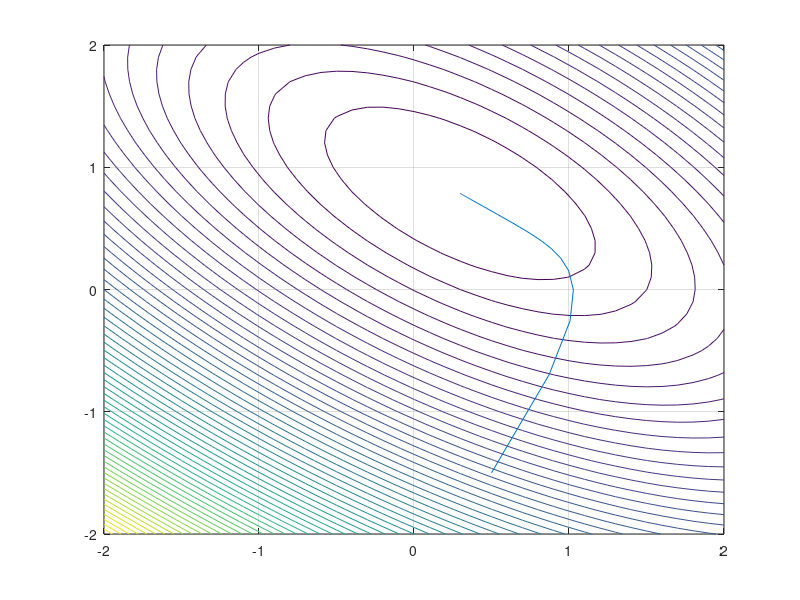

Reproduce this figure in MATLAB.
% Illustrate SDA with data from prob 2 in HW 1

% From prob 2 in HW 1
X = [1 5 2; 6 3 1]';
d = [5 4 1]';

Rx = X'*X;
Rxd = X'*d;
Rdd = d'*d;

% Compute error surface in [-2,2]x[-2,2]
w0 = -2:0.1:2;
Nw0 = length(w0);
err = zeros(Nw0, Nw0);
for x=1:Nw0,
    for y=1:Nw0,
        w = [w0(x),w0(y)];
        err(y,x) = w*Rx*w' - 2*Rxd'*w' + Rdd; % row for y, col for x
    end
end
contour(w0,w0,err, 28*2); grid on; % contour(x(i),y(j), err(y(j),x(i))),

% Draw the convergence path 
N = 1000;
w = zeros(2,N);
mu = 0.016*0.5;         % 1/Lmax = 0.016 for this example
w(:,1) = [0.5,-1.5]';
for i=2:N,
    w(:,i) = w(:,i-1) + mu*(Rxd - Rx*w(:,i-1));
end
hold on;
plot(w(1,:), w(2,:)); % Note the convention of contour cmd above
%plot(w(1,:), w(2,:),'.'); % use this to see speed of convergence    
hold off
